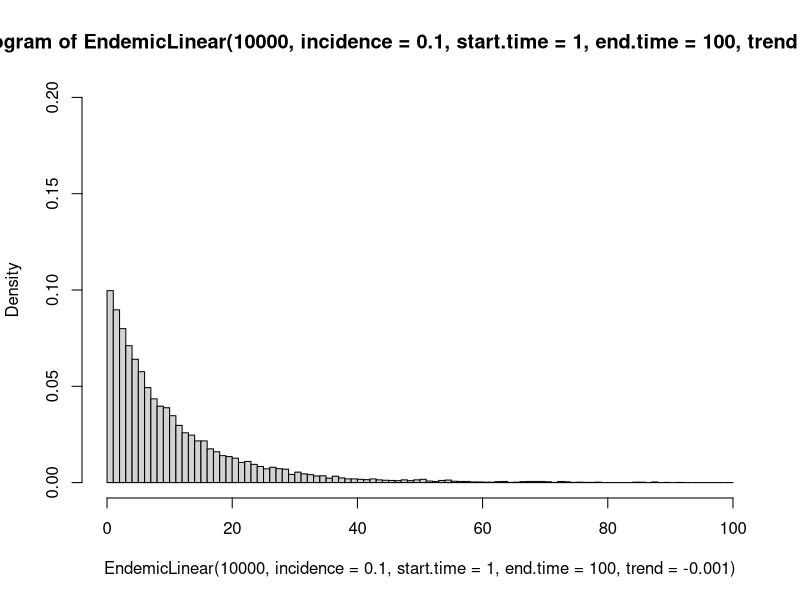
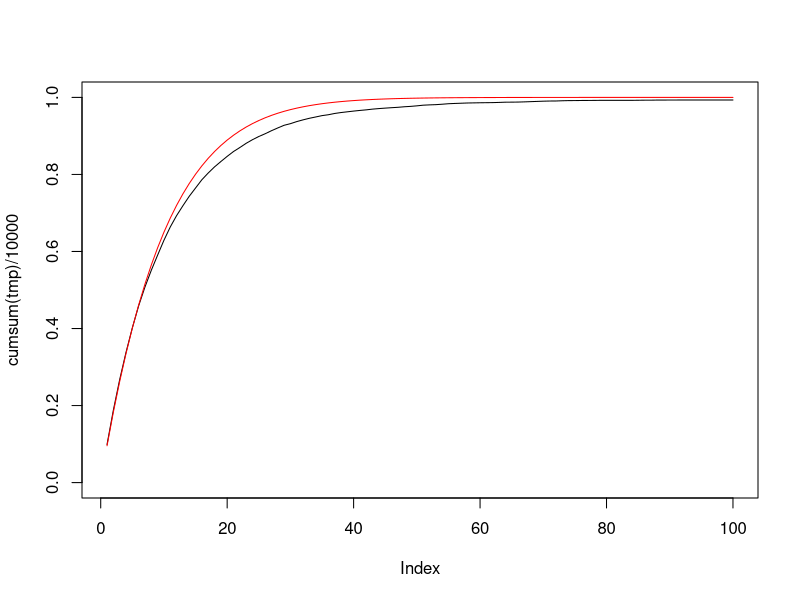

Write the R code that produced these figures, in order.
EndemicConstant<-(function(){function(n.infections,incidence,start.time,end.time,...){
  duration=abs(end.time-start.time)
  latest.infection<-rep(NA,n.infections)
  for(i in duration:1){
    latest.infection[sample(1:n.infections,round(n.infections*incidence))]<-i
  }
  return(latest.infection)
}})()



EndemicLinear<-(function(){function(n.infections,incidence,start.time,end.time,trend,...){
  duration=abs(end.time-start.time)
  latest.infection<-rep(NA,n.infections)
  incidence.per.time<- (1:duration)*trend+incidence # Trend as measured from Now to Past
  for(i in seq(duration,1)){
    latest.infection[sample(1:n.infections,round(n.infections*incidence.per.time[i]))]<-i
  }
  return(latest.infection)
}})()


### Demonstration that for Endemiclinear, P(t<T)=exp(a+trend*T/2)
tmp<-hist(EndemicLinear(10000,incidence=0.1,start.time=1,end.time=100,trend=-0.001),
          breaks=0:100,freq=FALSE,ylim=c(0,0.20))$counts
plot(cumsum(tmp)/10000,ylim=c(0,1),type="l")
lines(pexp(1:100,0.1+(1:100*0.001)/2),col="red")


EpidemicExp<-(function(){function(n.infections,start.time=0,end.time,trend=4){
  duration<-end.time-start.time
  scale.factor<-duration
  dist.unif<-runif(n.infections,0,1)
  dist.exp<-log((exp(trend)-1)*(dist.unif-1/(1-exp(trend))))/trend
  dist.exp<-dist.exp*scale.factor+start.time
  return(dist.exp)
}})()



EpidemicLognorm<-(function(){function(n.infections,end.time,peak.time,sd,...){
  infection.times<-rlnorm(n.infections,meanlog=log(end.time-peak.time),sdlog=log(sd))
  infection.times<-end.time-infection.times
  #infection.times<-exp(infection.times.log)
  return(infection.times)
}})()
